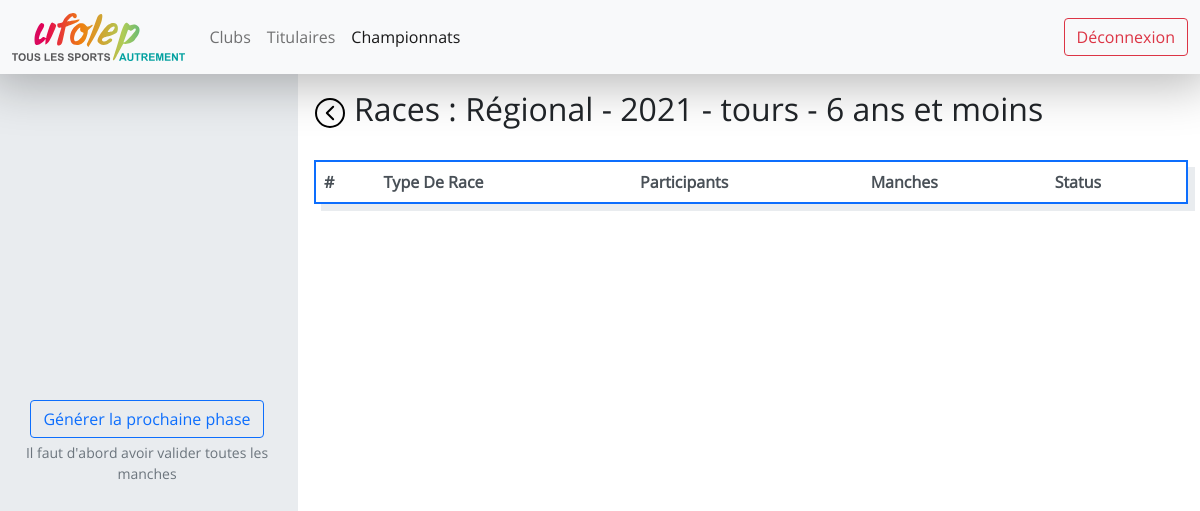
/championnat-5/etape-12/categorie-1/races (signed in), run on the app's committed database.
### website/models.py (models this page shows)
class Championnat_type(db.Model) :
    __tablename__ = "championnat_type"
    id = db.Column(db.Integer, primary_key=True)
    type = db.Column(db.String(50), nullable=False)
    nb_etapes_max = db.Column(db.Integer, nullable=False)
    championnats =  db.relationship('Championnat', backref='championnat_type', lazy=True)

class Championnat(db.Model) :
    __tablename__ = "championnat"
    id = db.Column(db.Integer, primary_key=True)
    championnat_type_id = db.Column(db.Integer, db.ForeignKey('championnat_type.id'), nullable=False)
    annee = db.Column(db.Integer, nullable=False)
    etapes = db.relationship('Etape', backref='championnat', lazy=True)

class Club(db.Model) :
    __tablename__ = "club"
    id = db.Column(db.Integer, primary_key=True)
    ville = db.Column(db.String(100), unique=True, nullable=False)
    initiales = db.Column(db.String(5), unique=True, nullable=False)
    titulaires = db.relationship('Titulaire', backref='club', lazy=True)
    etapes = db.relationship('Etape', backref='club', lazy=True)

class Categorie_type(db.Model) :
    __tablename__ = "categorie_type"
    id = db.Column(db.Integer, primary_key=True)
    min_age = db.Column(db.Integer, nullable=False)
    max_age = db.Column(db.Integer, nullable=False)
    name = db.Column(db.String(100), nullable=False)
    races =  db.relationship('Race', backref='categorie_type', lazy=True)
    categories = db.relationship('Categorie', backref='categorie_type', lazy=True)

### website/views.py (the view)
@views.route("/championnat-<championnat_id>/etape-<etape_id>/categorie-<categorie_type_id>/races")
@login_required
def races(etape_id, championnat_id, categorie_type_id) :
    races = Race.query.filter_by(etape_id=etape_id, categorie_type_id=categorie_type_id).order_by(Race.name).all()
    etape = Etape.query.filter_by(id=etape_id).first()
    categorie_type = Categorie_type.query.filter_by(id=categorie_type_id).first()
    club = etape.club
    return render_template("races.html", championnat_id=championnat_id, races=races, categorie_type=categorie_type, etape=etape, club=club)

### app.py (called while the page is built)
@app.teardown_appcontext
def shutdown_session(exception=None):
    db.session.remove()

### website/__init__.py (called while the page is built)
def create_app() :
    app = Flask(__name__)
    app.config["SECRET_KEY"] = "ti=his is a test"
    app.config['SQLALCHEMY_DATABASE_URI'] = 'sqlite:///database.db'
    app.config['SQLALCHEMY_TRACK_MODIFICATIONS'] = True
    db.init_app(app)
    login_manager = LoginManager()
    login_manager.login_view = "auth.login"
    login_manager.init_app(app)
    from .models import User
    @login_manager.user_loader
    def load_user(user_id) :
        return User.query.get(int(user_id))
    from .views import views
    from .auth import auth
    app.register_blueprint(views, url_prefix="/")
    app.register_blueprint(auth, url_prefix="/")
    db.create_all(app=app)
    return app

### website/templates/races.html (shortened to what this page needs)
{% extends "logged.html" %}
{% block logged_css %}
<link
    href="{{ url_for('static', filename='clubs.css') }}"
    rel="stylesheet"
>
{% endblock %}
{% block left_col %}
<div class="side-bar center-flex h-100">
      <form class="items" method="post">
          <input class="btn btn-outline-primary" type="submit" name="button" aria-describedby="downloadHelp" value="Générer la prochaine phase">
          <div id="downloadHelp" class="form-text">Il faut d'abord avoir valider toutes les manches</div>
      </form>
</div>
{% endblock %}
{% block right_col %}
<div class="title mb-4">
    <div class="center-flex me-2">
        <a href="{{ url_for('views.etape', championnat_id=championnat_id, etape_id=etape.id) }}"><img class="back" src="{{ url_for('static', filename='back.svg') }}" alt="Retour"></a>
    </div>
    <h2>Races : {{ etape.championnat.championnat_type.type }} - {{ etape.championnat.annee }} - {{ club.ville }} - {{ categorie_type.name }}</h2>
</div>
<table class="table table-striped table-hover">
    <thead>
        <tr>
            <th scope="col">#</th>
            <th scope="col">Type De Race</th>
            <th scope="col">Participants</th>
            <th scope="col">Manches</th>
            <th scope="col">Status</th>
        </tr>
    </thead>
</table>
{% endblock %}

### website/static/main.css (style rules this page uses)
* { padding: 0; margin: 0; }
html, body { font-family: open-sans; overflow: hidden; }
.center-flex { display: flex; align-items: center; justify-content: center; }
img.back { height: 2rem; }
.table { box-shadow: 7px 7px 0 0 var(--bs-gray-200); border: 2px solid var(--bs-blue) !important; }
.table th { color: var(--bs-gray-700); border-color: var(--bs-gray-400); }

### website/static/clubs.css (style rules this page uses)
tr { cursor: pointer; }
.title { display: flex; }
.side-bar .items { text-align: center; }

### data on the page
Championnat_type: championnat.championnat_type.type "Régional"
Championnat: championnat.annee "2021"
Club: ville "tours"
Categorie_type: name "6 ans et moins"
